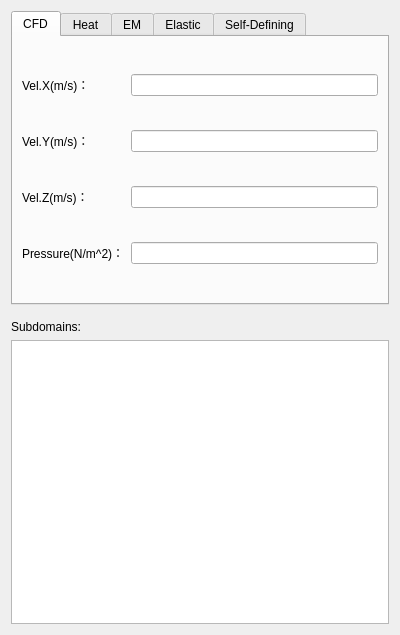
<?xml version="1.0" encoding="UTF-8"?>
<ui version="4.0">
 <class>MySimIIGui::Initiativess</class>
 <widget class="QWidget" name="MySimIIGui::Initiativess">
  <property name="geometry">
   <rect>
    <x>0</x>
    <y>0</y>
    <width>400</width>
    <height>635</height>
   </rect>
  </property>
  <property name="minimumSize">
   <size>
    <width>0</width>
    <height>0</height>
   </size>
  </property>
  <property name="maximumSize">
   <size>
    <width>40000</width>
    <height>80000</height>
   </size>
  </property>
  <property name="windowTitle">
   <string>Initiative settings</string>
  </property>
  <layout class="QFormLayout" name="formLayout">
   <item row="0" column="0" colspan="2">
    <layout class="QFormLayout" name="formLayout_2">
     <item row="0" column="0" colspan="2">
      <widget class="QTabWidget" name="TabWid_1">
       <property name="sizePolicy">
        <sizepolicy hsizetype="Preferred" vsizetype="Preferred">
         <horstretch>0</horstretch>
         <verstretch>0</verstretch>
        </sizepolicy>
       </property>
       <property name="minimumSize">
        <size>
         <width>0</width>
         <height>0</height>
        </size>
       </property>
       <property name="maximumSize">
        <size>
         <width>30000</width>
         <height>30000</height>
        </size>
       </property>
       <property name="currentIndex">
        <number>0</number>
       </property>
       <widget class="QWidget" name="TabContent1">
        <attribute name="title">
         <string>CFD</string>
        </attribute>
        <layout class="QGridLayout" name="gridLayout_Tab1">
         <item row="3" column="2">
          <widget class="QLineEdit" name="lineEdit_Pressure"/>
         </item>
         <item row="2" column="2">
          <widget class="QLineEdit" name="lineEdit_VelZ"/>
         </item>
         <item row="1" column="0">
          <widget class="QLabel" name="label_VelY">
           <property name="text">
            <string>Vel.Y(m/s)：</string>
           </property>
          </widget>
         </item>
         <item row="2" column="0">
          <widget class="QLabel" name="label_VelZ">
           <property name="text">
            <string>Vel.Z(m/s)：</string>
           </property>
          </widget>
         </item>
         <item row="3" column="0">
          <widget class="QLabel" name="label_Pressure">
           <property name="text">
            <string>Pressure(N/m^2)：</string>
           </property>
          </widget>
         </item>
         <item row="0" column="2">
          <widget class="QLineEdit" name="lineEdit_VelX"/>
         </item>
         <item row="0" column="0">
          <widget class="QLabel" name="label_VelX">
           <property name="text">
            <string>Vel.X(m/s)：</string>
           </property>
          </widget>
         </item>
         <item row="1" column="2">
          <widget class="QLineEdit" name="lineEdit_VelY"/>
         </item>
        </layout>
       </widget>
       <widget class="QWidget" name="TabContent2">
        <attribute name="title">
         <string>Heat</string>
        </attribute>
        <layout class="QGridLayout" name="gridLayout_Tab2">
         <item row="0" column="1">
          <widget class="QLineEdit" name="lineEdit_Temperature"/>
         </item>
         <item row="0" column="0">
          <widget class="QLabel" name="label_Temperature">
           <property name="text">
            <string>Temperature(^oC)：</string>
           </property>
          </widget>
         </item>
        </layout>
       </widget>
       <widget class="QWidget" name="TabContent3">
        <attribute name="title">
         <string>EM</string>
        </attribute>
        <layout class="QGridLayout" name="gridLayout_Tab3">
         <item row="8" column="0">
          <widget class="QLabel" name="label_IncWaveY">
           <property name="text">
            <string>E.Y：</string>
           </property>
          </widget>
         </item>
         <item row="9" column="1">
          <widget class="QLineEdit" name="lineEdit_E_Z">
           <property name="text">
            <string>0</string>
           </property>
          </widget>
         </item>
         <item row="12" column="1">
          <widget class="QLineEdit" name="lineEdit_M_Z">
           <property name="text">
            <string>1</string>
           </property>
          </widget>
         </item>
         <item row="10" column="0">
          <widget class="QLabel" name="label_IncPropX">
           <property name="text">
            <string>M.X：</string>
           </property>
          </widget>
         </item>
         <item row="12" column="0">
          <widget class="QLabel" name="label_IncPropZ">
           <property name="text">
            <string>M.Z：</string>
           </property>
          </widget>
         </item>
         <item row="8" column="1">
          <widget class="QLineEdit" name="lineEdit_E_Y">
           <property name="text">
            <string>0</string>
           </property>
          </widget>
         </item>
         <item row="11" column="1">
          <widget class="QLineEdit" name="lineEdit_M_Y">
           <property name="text">
            <string>0</string>
           </property>
          </widget>
         </item>
         <item row="7" column="1">
          <widget class="QLineEdit" name="lineEdit_E_X">
           <property name="text">
            <string>1</string>
           </property>
          </widget>
         </item>
         <item row="10" column="1">
          <widget class="QLineEdit" name="lineEdit_M_X">
           <property name="text">
            <string>0</string>
           </property>
          </widget>
         </item>
         <item row="7" column="0">
          <widget class="QLabel" name="label_IncWaveX">
           <property name="text">
            <string>E.X：</string>
           </property>
          </widget>
         </item>
         <item row="9" column="0">
          <widget class="QLabel" name="label_IncWaveZ">
           <property name="text">
            <string>E.Z：</string>
           </property>
          </widget>
         </item>
         <item row="11" column="0">
          <widget class="QLabel" name="label_IncPropY">
           <property name="text">
            <string>M.Y：</string>
           </property>
          </widget>
         </item>
        </layout>
       </widget>
       <widget class="QWidget" name="TabContent5">
        <attribute name="title">
         <string>Elastic</string>
        </attribute>
        <layout class="QGridLayout" name="gridLayout_2">
         <item row="7" column="1">
          <widget class="QLineEdit" name="LE_MeshUpdate2"/>
         </item>
         <item row="8" column="0">
          <widget class="QLabel" name="label_12">
           <property name="text">
            <string>MeshUpdate 3</string>
           </property>
          </widget>
         </item>
         <item row="3" column="0">
          <widget class="QLabel" name="label_5">
           <property name="text">
            <string>Displacement 1</string>
           </property>
          </widget>
         </item>
         <item row="6" column="0">
          <widget class="QLabel" name="label_10">
           <property name="text">
            <string>MeshUpdate 1</string>
           </property>
          </widget>
         </item>
         <item row="0" column="0">
          <widget class="QLabel" name="label_2">
           <property name="text">
            <string>Force 1</string>
           </property>
          </widget>
         </item>
         <item row="4" column="1">
          <widget class="QLineEdit" name="LE_Displacement2"/>
         </item>
         <item row="2" column="0">
          <widget class="QLabel" name="label_4">
           <property name="text">
            <string>Force 3</string>
           </property>
          </widget>
         </item>
         <item row="5" column="1">
          <widget class="QLineEdit" name="LE_Displacement3"/>
         </item>
         <item row="5" column="0">
          <widget class="QLabel" name="label_8">
           <property name="text">
            <string>Displacement 3</string>
           </property>
          </widget>
         </item>
         <item row="4" column="0">
          <widget class="QLabel" name="label_6">
           <property name="text">
            <string>Displacement 2</string>
           </property>
          </widget>
         </item>
         <item row="0" column="1">
          <widget class="QLineEdit" name="LE_Force1"/>
         </item>
         <item row="8" column="1">
          <widget class="QLineEdit" name="LE_MeshUpdate3"/>
         </item>
         <item row="1" column="1">
          <widget class="QLineEdit" name="LE_Force2"/>
         </item>
         <item row="7" column="0">
          <widget class="QLabel" name="label_11">
           <property name="text">
            <string>MeshUpdate 2</string>
           </property>
          </widget>
         </item>
         <item row="3" column="1">
          <widget class="QLineEdit" name="LE_Displacement1"/>
         </item>
         <item row="6" column="1">
          <widget class="QLineEdit" name="LE_MeshUpdate1"/>
         </item>
         <item row="1" column="0">
          <widget class="QLabel" name="label_3">
           <property name="text">
            <string>Force 2</string>
           </property>
          </widget>
         </item>
         <item row="2" column="1">
          <widget class="QLineEdit" name="LE_Force3"/>
         </item>
        </layout>
       </widget>
       <widget class="QWidget" name="TabContent4">
        <attribute name="title">
         <string>Self-Defining</string>
        </attribute>
        <widget class="QLabel" name="Labal_GeometryInfo">
         <property name="geometry">
          <rect>
           <x>9</x>
           <y>9</y>
           <width>250</width>
           <height>20</height>
          </rect>
         </property>
         <property name="maximumSize">
          <size>
           <width>250</width>
           <height>30</height>
          </size>
         </property>
         <property name="text">
          <string>Variable list (separated by &quot;,&quot;):</string>
         </property>
        </widget>
        <widget class="QTextEdit" name="textEdit_SelfDef1">
         <property name="geometry">
          <rect>
           <x>9</x>
           <y>28</y>
           <width>311</width>
           <height>71</height>
          </rect>
         </property>
         <property name="sizePolicy">
          <sizepolicy hsizetype="Preferred" vsizetype="Preferred">
           <horstretch>0</horstretch>
           <verstretch>0</verstretch>
          </sizepolicy>
         </property>
         <property name="maximumSize">
          <size>
           <width>30000</width>
           <height>30000</height>
          </size>
         </property>
         <property name="html">
          <string>&lt;!DOCTYPE HTML PUBLIC &quot;-//W3C//DTD HTML 4.0//EN&quot; &quot;http://www.w3.org/TR/REC-html40/strict.dtd&quot;&gt;
&lt;html&gt;&lt;head&gt;&lt;meta name=&quot;qrichtext&quot; content=&quot;1&quot; /&gt;&lt;style type=&quot;text/css&quot;&gt;
p, li { white-space: pre-wrap; }
&lt;/style&gt;&lt;/head&gt;&lt;body style=&quot; font-family:'MS Shell Dlg 2'; font-size:8.25pt; font-weight:400; font-style:normal;&quot;&gt;
&lt;p style=&quot; margin-top:0px; margin-bottom:0px; margin-left:0px; margin-right:0px; -qt-block-indent:0; text-indent:0px;&quot;&gt;&lt;span style=&quot; font-size:8pt;&quot;&gt;Ex1: Time, Coordinate 1, Coordinate 2, Temperature&lt;/span&gt;&lt;/p&gt;&lt;/body&gt;&lt;/html&gt;</string>
         </property>
         <property name="text" stdset="0">
          <string>## Geometry Info ##</string>
         </property>
        </widget>
        <widget class="QLabel" name="label_Blank2">
         <property name="geometry">
          <rect>
           <x>9</x>
           <y>130</y>
           <width>16</width>
           <height>16</height>
          </rect>
         </property>
         <property name="text">
          <string/>
         </property>
        </widget>
        <widget class="QLabel" name="Labal_SelfDefinition2">
         <property name="geometry">
          <rect>
           <x>9</x>
           <y>110</y>
           <width>250</width>
           <height>20</height>
          </rect>
         </property>
         <property name="maximumSize">
          <size>
           <width>250</width>
           <height>30</height>
          </size>
         </property>
         <property name="text">
          <string>MATC function statements (separated by &quot;;&quot;):</string>
         </property>
        </widget>
        <widget class="QTextEdit" name="textEdit_SelfDef2">
         <property name="geometry">
          <rect>
           <x>10</x>
           <y>130</y>
           <width>311</width>
           <height>81</height>
          </rect>
         </property>
         <property name="sizePolicy">
          <sizepolicy hsizetype="Preferred" vsizetype="Preferred">
           <horstretch>0</horstretch>
           <verstretch>0</verstretch>
          </sizepolicy>
         </property>
         <property name="maximumSize">
          <size>
           <width>30000</width>
           <height>30000</height>
          </size>
         </property>
         <property name="html">
          <string>&lt;!DOCTYPE HTML PUBLIC &quot;-//W3C//DTD HTML 4.0//EN&quot; &quot;http://www.w3.org/TR/REC-html40/strict.dtd&quot;&gt;
&lt;html&gt;&lt;head&gt;&lt;meta name=&quot;qrichtext&quot; content=&quot;1&quot; /&gt;&lt;style type=&quot;text/css&quot;&gt;
p, li { white-space: pre-wrap; }
&lt;/style&gt;&lt;/head&gt;&lt;body style=&quot; font-family:'MS Shell Dlg 2'; font-size:8.25pt; font-weight:400; font-style:normal;&quot;&gt;
&lt;p style=&quot; margin-top:0px; margin-bottom:0px; margin-left:0px; margin-right:0px; -qt-block-indent:0; text-indent:0px;&quot;&gt;Ex1: a=1.0; b=2.1; Tx(0)+a*Tx(1)-Tx(2)*Tx(3)&lt;/p&gt;&lt;/body&gt;&lt;/html&gt;</string>
         </property>
         <property name="text" stdset="0">
          <string>## including as Elmer MATC function.</string>
         </property>
        </widget>
       </widget>
      </widget>
     </item>
    </layout>
   </item>
   <item row="1" column="0">
    <widget class="Line" name="line">
     <property name="orientation">
      <enum>Qt::Horizontal</enum>
     </property>
    </widget>
   </item>
   <item row="2" column="0" colspan="2">
    <widget class="QLabel" name="label_7">
     <property name="text">
      <string>Subdomains:</string>
     </property>
    </widget>
   </item>
   <item row="3" column="0" colspan="2">
    <widget class="QTableWidget" name="tw_Subdomains"/>
   </item>
  </layout>
 </widget>
 <resources/>
 <connections/>
</ui>
